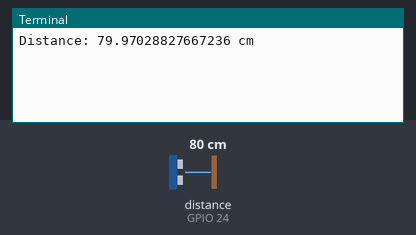
A program run on a simulated Raspberry Pi (BCM pin numbers). Parts: the last lines printed to the terminal. The test bench sets the inputs (shaded band); at power-on: distance to the obstacle (sensor on GPIO 24) 80 cm. The echo pulse lasts 58.3 µs per cm; each call to the cloud database takes 0.3 s, and an entry nobody has set reads as its off value or as empty; the clock reads 2024-03-15 10:24:30 at power-on unless the program sets it.

Above: at 1.2 s.
1.3 s: distance to the obstacle (sensor on GPIO 24) set to 2 cm
At 1.7 s:
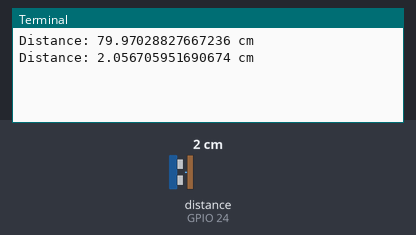
3.1 s: distance to the obstacle (sensor on GPIO 24) set to 4 cm
At 4.9 s:
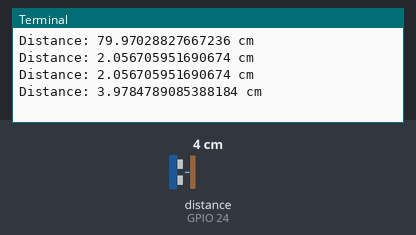
Timing chart, 0 to 6.4 s (numbered marks = the images above; inputs shaded):
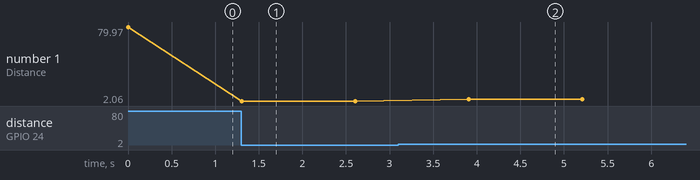

Measured:
- after the input at 1.3 s, the terminal: prints a new line at once (image 1)
- after the input at 3.1 s, the terminal: prints a new line after 0.81 s (image 2)
- plotted number 1: 79.97 → 2.06 after the input at 1.3 s, 2.06 → 3.98 after the input at 3.1 s

The program:

RasPi.py
```python
import RPi.GPIO as GPIO
import time
import pyrebase

# Firebase configuration (update with your Firebase credentials)
firebase_config = {
    'apiKey': "YOUR_API_KEY",
    'authDomain': "YOUR_AUTH_DOMAIN",
    'projectId': "YOUR_PROJECT_ID",
    'storageBucket': "YOUR_STORAGE_BUCKET",
    'messagingSenderId': "YOUR_MESSAGING_SENDER_ID",
    'appId': "YOUR_APP_ID",
    'databaseURL': 'YOUR_DATABASE_URL',
    'measurementId': "YOUR_MEASUREMENT_ID"
}

# Initialize Firebase
firebase = pyrebase.initialize_app(firebase_config)
db = firebase.database()

# Ultrasonic sensor pins
TRIG_PIN = 18
ECHO_PIN = 24

def setup_gpio():
    """Setup GPIO pins for the ultrasonic sensor."""
    GPIO.setmode(GPIO.BCM)
    GPIO.setup(TRIG_PIN, GPIO.OUT)
    GPIO.setup(ECHO_PIN, GPIO.IN)

def cleanup_gpio():
    """Clean up and reset GPIO configuration."""
    GPIO.cleanup()

def measure_distance():
    """Measure distance using the ultrasonic sensor."""
    GPIO.output(TRIG_PIN, True)
    time.sleep(0.00001)
    GPIO.output(TRIG_PIN, False)

    start_time = time.time()
    stop_time = time.time()

    while GPIO.input(ECHO_PIN) == 0:
        start_time = time.time()

    while GPIO.input(ECHO_PIN) == 1:
        stop_time = time.time()

    elapsed_time = stop_time - start_time
    distance = (elapsed_time * 34300) / 2  # Speed of sound is 343 m/s
    return distance

def push_data_to_firebase(distance):
    """Push distance data to Firebase."""
    data = {
        "distance": distance,
        "timestamp": int(time.time())
    }
    db.child("Status").push(data)

if __name__ == "__main__":
    try:
        setup_gpio()

        while True:
            distance = measure_distance()
            print(f"Distance: {distance} cm")

            push_data_to_firebase(distance)

            time.sleep(1)  # Wait for 1 second before the next reading

    except KeyboardInterrupt:
        cleanup_gpio()
```
